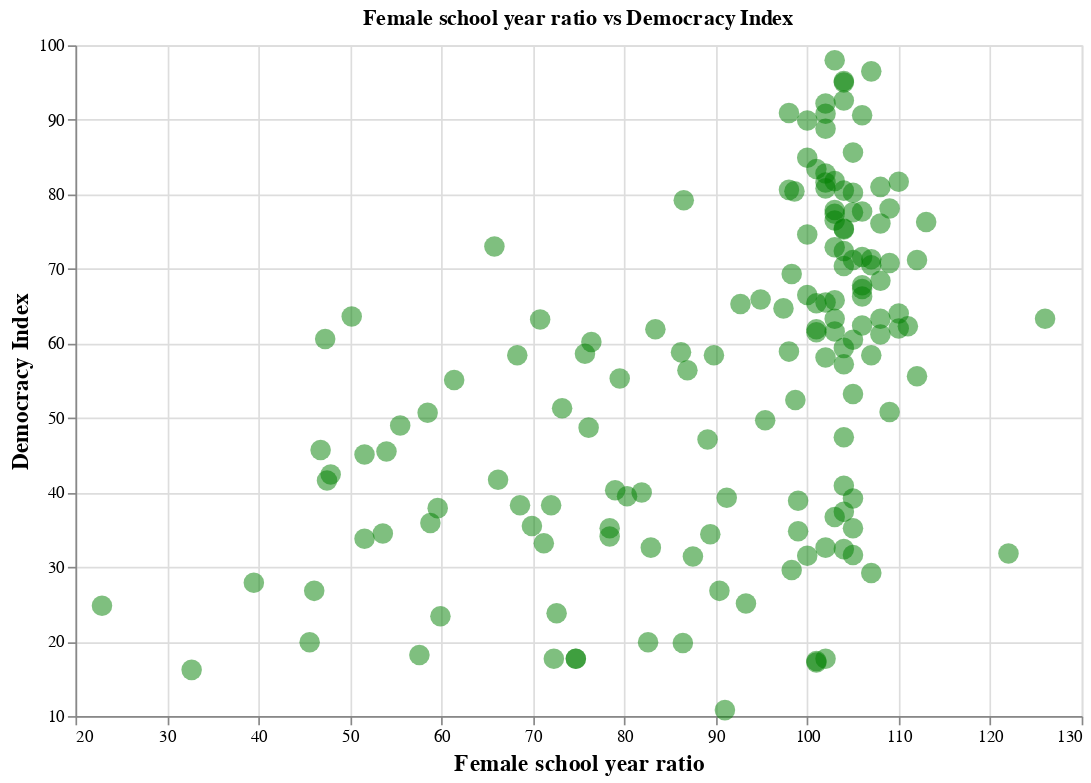

The code cell stored with this chart in its notebook:
### Code cell
chart5 = alt.Chart(merged_df_1).mark_circle(
    size=150, color = 'green', opacity = 0.5
).encode(
    x=alt.X('female school year ratio', title = 'Female school year ratio', axis = alt.Axis(titleFont = 'Helvetica', titleFontSize = 14, labelFont = 'Helvetica'), scale=alt.Scale(zero=False)),
    y=alt.Y('Democracy Index (2011)', title = 'Democracy Index', axis = alt.Axis(titleFont = 'Helvetica', titleFontSize = 14, labelFont = 'Helvetica'), scale=alt.Scale(zero=False)),
    tooltip=['Country name', 'female school year ratio', 'Democracy Index (2011)']  # Optional tooltips
).properties(
    width=600,
    height=400,
    title='Female school year ratio vs Democracy Index'
)


chart5.display()

### Figure 1 — Vega-Lite specification as saved in the notebook (floating-point values rounded to 4 significant figures; data arrays with more than 128 entries replaced by an {"elided": "..."} marker saying what was removed)
{"usermeta": {"embedOptions": {"theme": "latimes"}}, "config": {"view": {"continuousWidth": 300, "continuousHeight": 300}}, "data": {"name": "data-e48eb80e115fe36496e1c8e801f82972"}, "mark": {"type": "circle", "color": "green", "opacity": 0.5, "size": 150}, "encoding": {"tooltip": [{"field": "Country name", "type": "nominal"}, {"field": "female school year ratio", "type": "quantitative"}, {"field": "Democracy Index (2011)", "type": "quantitative"}], "x": {"axis": {"labelFont": "Helvetica", "titleFont": "Helvetica", "titleFontSize": 14}, "field": "female school year ratio", "scale": {"zero": false}, "title": "Female school year ratio", "type": "quantitative"}, "y": {"axis": {"labelFont": "Helvetica", "titleFont": "Helvetica", "titleFontSize": 14}, "field": "Democracy Index (2011)", "scale": {"zero": false}, "title": "Democracy Index", "type": "quantitative"}}, "height": 400, "title": "Female school year ratio vs Democracy Index", "width": 600, "$schema": "https://vega.github.io/schema/vega-lite/v5.15.1.json", "datasets": {"data-e48eb80e115fe36496e1c8e801f82972": {"elided": "210 records"}}}
